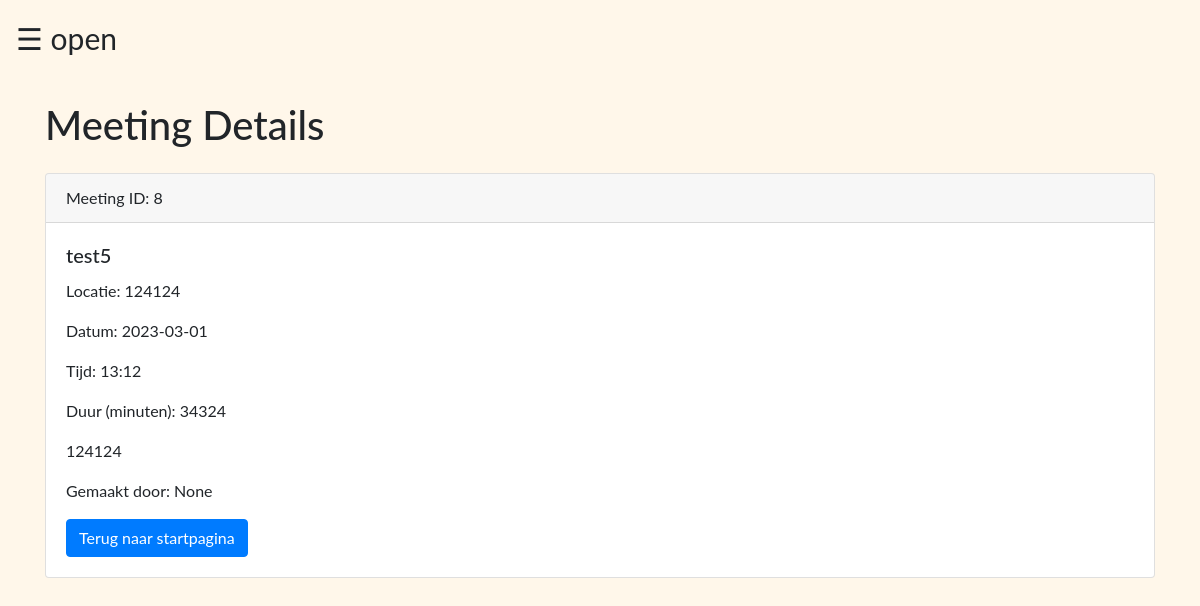
/meetings/8, run on the app's committed database.
### tables this page shows
CREATE TABLE Meeting
                    (Meeting_id INTEGER PRIMARY KEY,
                    Meeting_title TEXT,
                    Meeting_date DATE,
                    Meeting_time TIME,
                    Meeting_duration INTEGER,
                    Meeting_location TEXT,
                    Meeting_description TEXT,
                    Created_by TEXT,
                    Created_at TIMESTAMP DEFAULT CURRENT_TIMESTAMP,
                    Updated_at TIMESTAMP DEFAULT CURRENT_TIMESTAMP);

### lib/teacher_routes.py (the view)
@teacher.route('/meetings/<int:meeting_id>')
def meeting(meeting_id):
    conn = sqlite3.connect('Test_aanmeldingstool/databases/attendence.db')
    c = conn.cursor()
    c.execute('SELECT * FROM Meeting WHERE Meeting_id = ?', (meeting_id,))
    meeting = c.fetchone()
    conn.close()
    return render_template('meetings.html', meeting=meeting)

### templates/meetings.html
{% extends 'base3.html' %}
{% block content %}
  <h1 class="mb-4">Meeting Details</h1>
  <div class="card mb-4">
    <div class="card-header">
      Meeting ID: {{ meeting[0] }}
    </div>
    <div class="card-body">
      <h5 class="card-title">{{ meeting[1] }}</h5>
      <p class="card-text">Locatie: {{ meeting[5] }}</p>
      <p class="card-text">Datum: {{ meeting[2] }}</p>
      <p class="card-text">Tijd: {{ meeting[3] }}</p>
      <p class="card-text">Duur (minuten): {{ meeting[4] }}</p>
      <p class="card-text">{{ meeting[6] }}</p>
      <p class="card-text">Gemaakt door: {{ meeting[7] }}</p>
      <a href="/teacher_dashboard" class="btn btn-primary">Terug naar startpagina</a>
    </div>
  </div>
{% endblock %}

### templates/base3.html (style rules this page uses)
body { font-family: "Lato", sans-serif; background-color: #fff7ea; transition: background-color .5s; }

### data on the page
Meeting: Meeting_id "8", Meeting_title "test5", Meeting_location "124124", Meeting_date "2023-03-01", Meeting_time "13:12", Meeting_duration "34324", Meeting_description "124124"

### other printed values
{{ meeting[7] }} "None"
